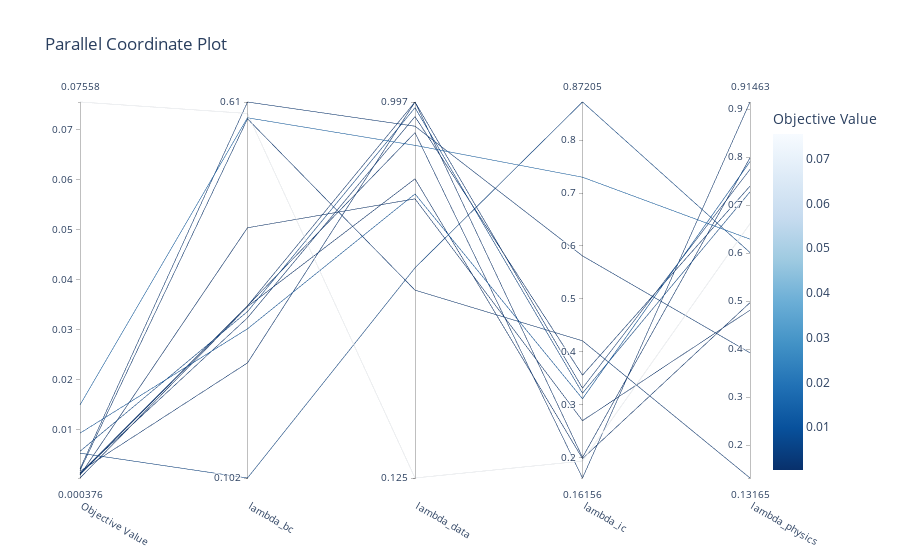

The notebook cell saved with this chart:
### Code cell
optuna.visualization.plot_parallel_coordinate(study_lambdas)

### Figure 1 — Plotly figure (JSON) as saved in the notebook; plotly's stock layout.template omitted (floating-point values rounded to 4 significant figures)
{"data": [{"dimensions": [{"label": "Objective Value", "range": [0.0003759, 0.07558], "values": [0.001375, 0.005347, 0.002202, 0.01499, 0.07558, 0.0003759, 0.001894, 0.009343, 0.001723, 0.0009432, 0.005714, 0.001064, 0.001267]}, {"label": "lambda_bc", "range": [-0.991, -0.215], "ticktext": ["0.102", "0.61"], "tickvals": [-0.991, -0.215], "values": [-0.6604, -0.991, -0.215, -0.2476, -0.2387, -0.6373, -0.2497, -0.6831, -0.7535, -0.4745, -0.6475, -0.6356, -0.6355]}, {"label": "lambda_data", "range": [-0.9019, -0.001394], "ticktext": ["0.125", "0.997"], "tickvals": [-0.9019, -0.001394], "values": [-0.03637, -0.3985, -0.05939, -0.1052, -0.9019, -0.1855, -0.452, -0.2216, -0.001394, -0.2333, -0.01508, -0.001486, -0.07495]}, {"label": "lambda_ic", "range": [0.1616, 0.872], "values": [0.3559, 0.872, 0.5812, 0.7299, 0.1937, 0.1982, 0.4208, 0.3113, 0.3313, 0.2699, 0.3218, 0.2004, 0.1616]}, {"label": "lambda_physics", "range": [0.1317, 0.9146], "values": [0.7394, 0.6011, 0.3924, 0.629, 0.6614, 0.4968, 0.1317, 0.7905, 0.7743, 0.4813, 0.7275, 0.7984, 0.9146]}], "labelangle": 30, "labelside": "bottom", "line": {"color": [0.001375, 0.005347, 0.002202, 0.01499, 0.07558, 0.0003759, 0.001894, 0.009343, 0.001723, 0.0009432, 0.005714, 0.001064, 0.001267], "colorbar": {"title": {"text": "Objective Value"}}, "colorscale": [[0, "rgb(247,251,255)"], [0.125, "rgb(222,235,247)"], [0.25, "rgb(198,219,239)"], [0.375, "rgb(158,202,225)"], [0.5, "rgb(107,174,214)"], [0.625, "rgb(66,146,198)"], [0.75, "rgb(33,113,181)"], [0.875, "rgb(8,81,156)"], [1, "rgb(8,48,107)"]], "reversescale": true, "showscale": true}, "type": "parcoords"}], "layout": {"title": {"text": "Parallel Coordinate Plot"}}}
